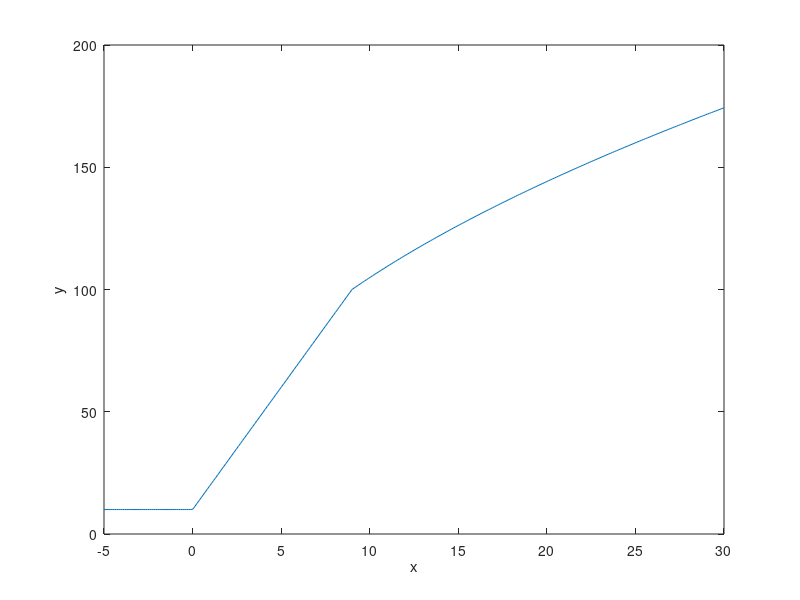

Here is the MATLAB script that generated this plot:
% Plot the function
% used index i rather than MATLAB's k

dx = 35/300;
x = -5:dx:30;
for i = 1:length(x)
    if x(i) >= 9
        y(i) = 15*sqrt(4*x(i)) + 10;
    elseif x(i) >= 0
        y(i) = 10*x(i) + 10;
    else
        y(i) = 10;
    end
end

plot(x,y), xlabel('x'), ylabel('y')